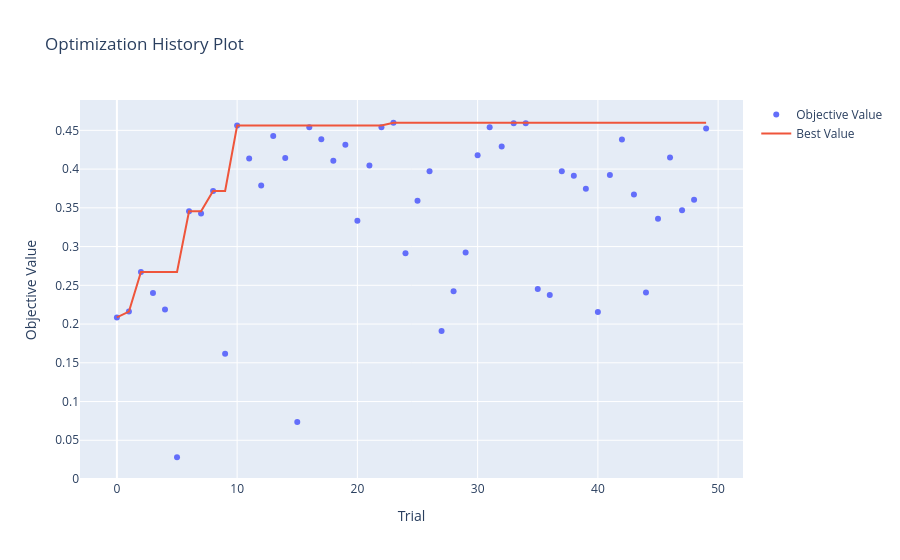

Write notebook code for a chart like this one.
### Code cell
import optuna.visualization as vis

# Plot the optimization history
vis.plot_optimization_history(study)
